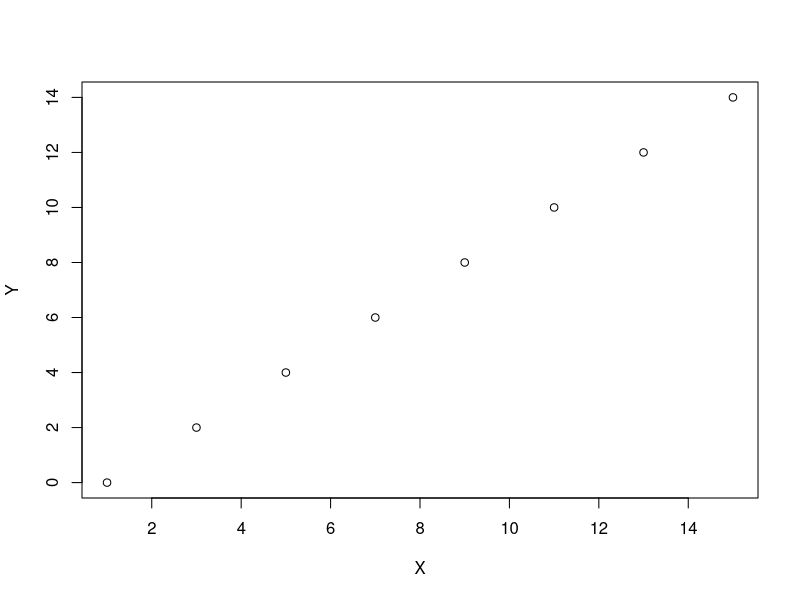
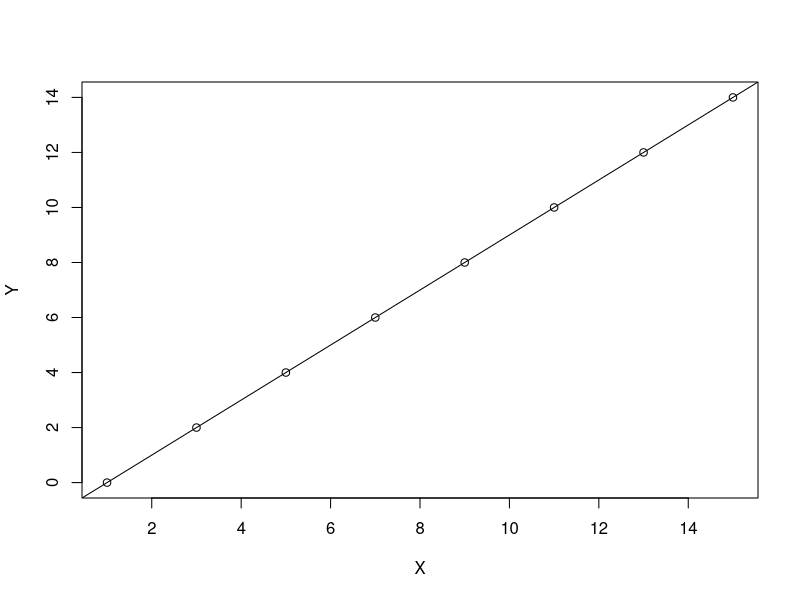
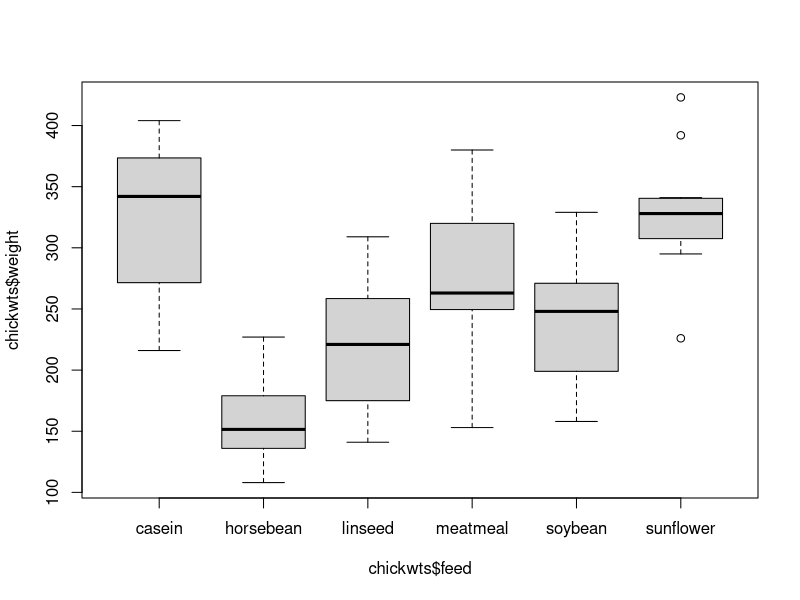
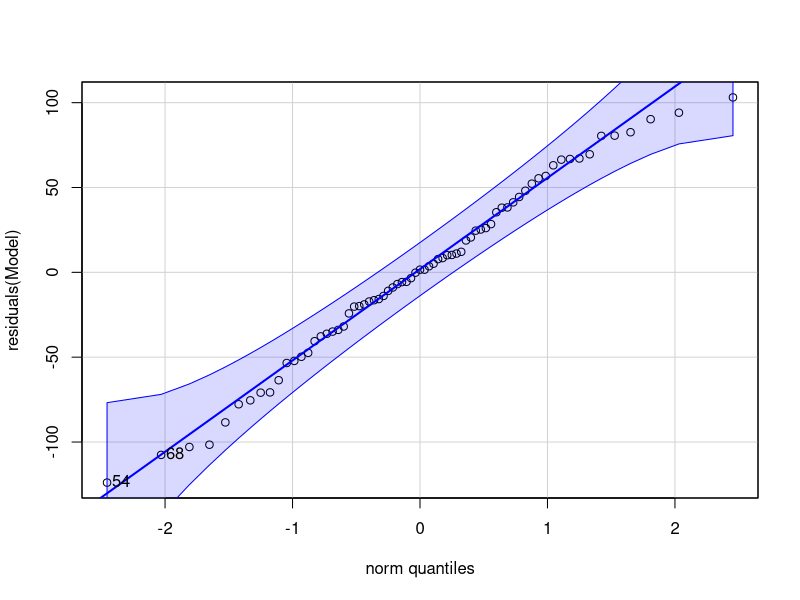
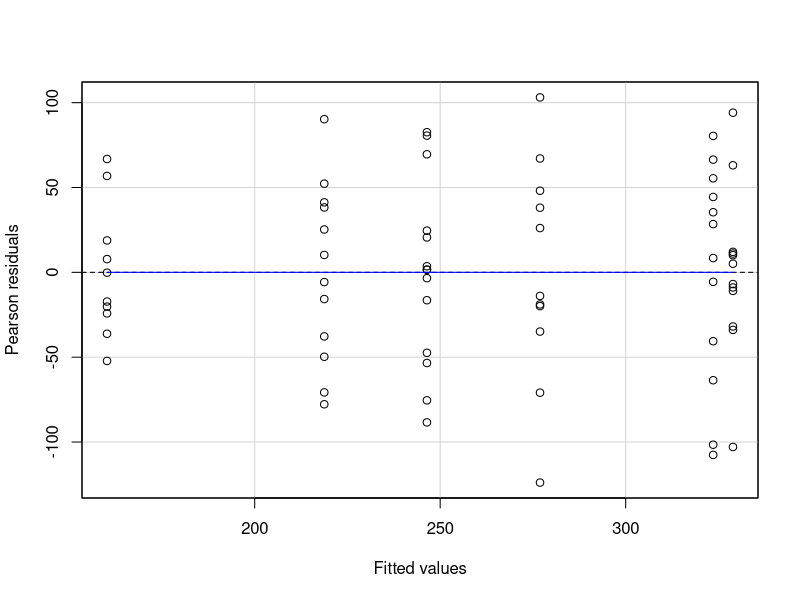
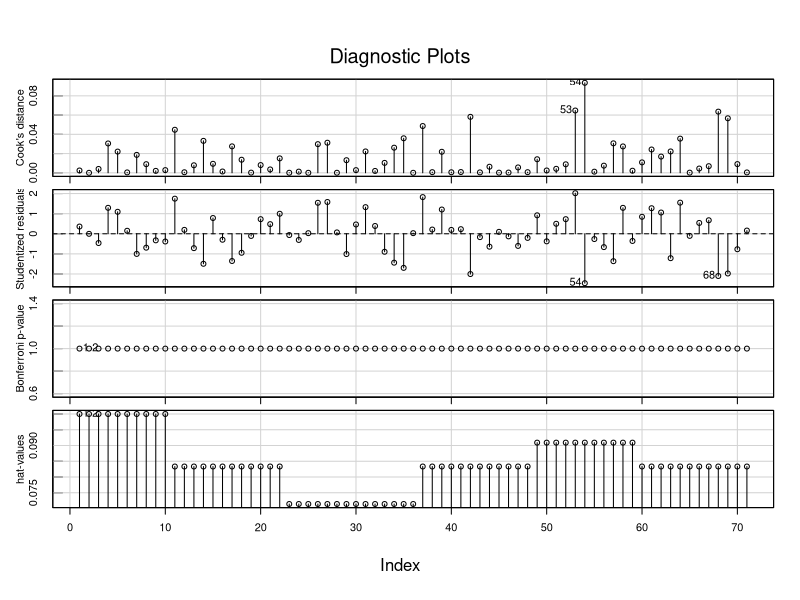
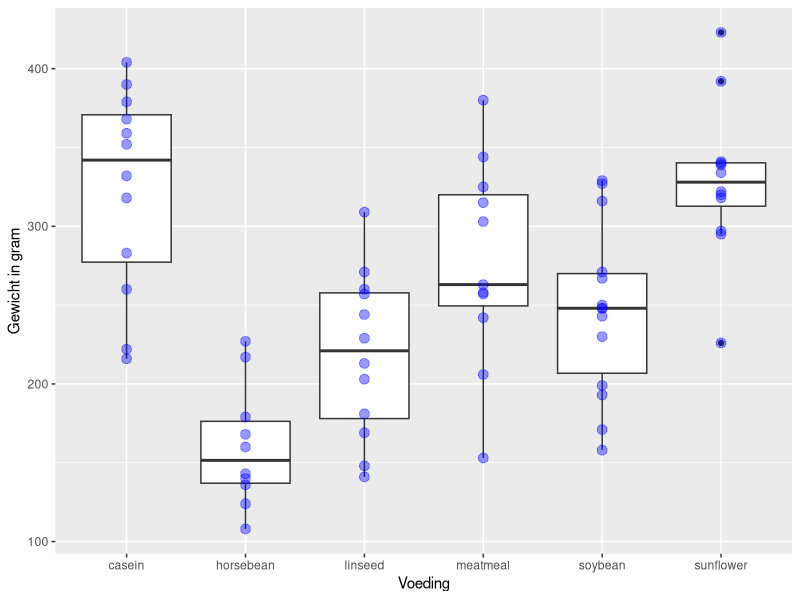

Write R code to recreate these figures, in order.
## ---- chunk 1
1+1             # zet cursor achter fromule en druk op crtl-enter (WIN)of option-enter voor (MAC)
2*3             # berekn alles in een keer met driekhoekje racht bover in chuck. 
2/4
log(10)
exp(log(10))
sin(0.5*pi)
## ---- chunk 2
a = 1
b = 2

a + b
## ---- chunk 3
X <- c(1, 3, 5, 7, 9, 11, 13, 15)  # merk op dat spacies het beter leesbaar maken. 
Y<-c(0,2,4,6,8,10,12,14)

X + Y                              # vector somatie
10 * Y                             # Scalaire vermenigvuldiging.
X[3]
sum(Y)
prod(X)
log10(Y)

cbind(X,Y)

Mijn_First_Data <- data.frame("Eerste kolom" = X, "Tweede kolom" = Y)
Mijn_First_Data[2,1]
## ---- chunk 4
mean(Y)
sd(Y)

summary(Mijn_First_Data)

plot(X, Y)
plot(Y ~ X)
abline(-1, 1)
## ---- chunk 5
data("chickwts")

summary(chickwts)
plot(chickwts$weight ~chickwts$feed)
Model <- lm(chickwts$weight ~chickwts$feed)
car::qqPlot(residuals(Model))
car::residualPlot(Model)
car::influenceIndexPlot(Model)
summary.aov(Model)
## ---- chunk 6
library(ggplot2)
ggplot(data = chickwts, aes(feed, weight)) + 
  geom_boxplot() + 
  geom_point(alpha = 0.4, colour = "blue", size  = 3) +
  labs(x = "Voeding", y =  "Gewicht in gram")
